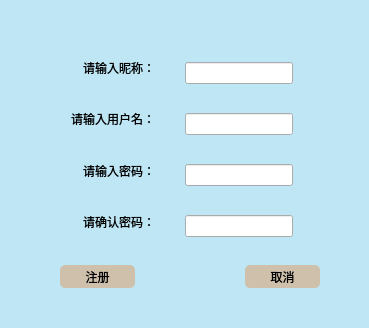
<?xml version="1.0" encoding="UTF-8"?>
<ui version="4.0">
 <class>RegDialog</class>
 <widget class="QDialog" name="RegDialog">
  <property name="geometry">
   <rect>
    <x>0</x>
    <y>0</y>
    <width>369</width>
    <height>328</height>
   </rect>
  </property>
  <property name="windowTitle">
   <string>Dialog</string>
  </property>
  <property name="styleSheet">
   <string notr="true">QLabel,QPushButton{
	font: 10pt &quot;华文中宋&quot;;
	background:
}

QDialog{
	background-color:rgba(135,206,235,80);
}</string>
  </property>
  <widget class="QLineEdit" name="namelineEdit">
   <property name="geometry">
    <rect>
     <x>185</x>
     <y>62</y>
     <width>108</width>
     <height>22</height>
    </rect>
   </property>
  </widget>
  <widget class="QLineEdit" name="newnamelineEdit">
   <property name="geometry">
    <rect>
     <x>185</x>
     <y>113</y>
     <width>108</width>
     <height>22</height>
    </rect>
   </property>
  </widget>
  <widget class="QLineEdit" name="newpwdlineEdit">
   <property name="geometry">
    <rect>
     <x>185</x>
     <y>164</y>
     <width>108</width>
     <height>22</height>
    </rect>
   </property>
  </widget>
  <widget class="QLabel" name="label">
   <property name="geometry">
    <rect>
     <x>55</x>
     <y>58</y>
     <width>100</width>
     <height>20</height>
    </rect>
   </property>
   <property name="text">
    <string>请输入昵称：</string>
   </property>
   <property name="alignment">
    <set>Qt::AlignRight|Qt::AlignTrailing|Qt::AlignVCenter</set>
   </property>
  </widget>
  <widget class="QLabel" name="label_2">
   <property name="geometry">
    <rect>
     <x>55</x>
     <y>109</y>
     <width>100</width>
     <height>20</height>
    </rect>
   </property>
   <property name="text">
    <string>请输入用户名：</string>
   </property>
   <property name="alignment">
    <set>Qt::AlignRight|Qt::AlignTrailing|Qt::AlignVCenter</set>
   </property>
  </widget>
  <widget class="QLabel" name="label_3">
   <property name="geometry">
    <rect>
     <x>55</x>
     <y>161</y>
     <width>100</width>
     <height>20</height>
    </rect>
   </property>
   <property name="text">
    <string>请输入密码：</string>
   </property>
   <property name="alignment">
    <set>Qt::AlignRight|Qt::AlignTrailing|Qt::AlignVCenter</set>
   </property>
  </widget>
  <widget class="QPushButton" name="regokButton">
   <property name="geometry">
    <rect>
     <x>60</x>
     <y>265</y>
     <width>75</width>
     <height>23</height>
    </rect>
   </property>
   <property name="styleSheet">
    <string notr="true">border-radius:5px;
background:rgba(231,123,34,90)</string>
   </property>
   <property name="text">
    <string>注册</string>
   </property>
  </widget>
  <widget class="QPushButton" name="regnotokButton">
   <property name="geometry">
    <rect>
     <x>245</x>
     <y>265</y>
     <width>75</width>
     <height>23</height>
    </rect>
   </property>
   <property name="styleSheet">
    <string notr="true">border-radius:5px;
background:rgba(231,123,34,90)</string>
   </property>
   <property name="text">
    <string>取消</string>
   </property>
  </widget>
  <widget class="QLabel" name="label_4">
   <property name="geometry">
    <rect>
     <x>55</x>
     <y>212</y>
     <width>100</width>
     <height>20</height>
    </rect>
   </property>
   <property name="text">
    <string>请确认密码：</string>
   </property>
   <property name="alignment">
    <set>Qt::AlignRight|Qt::AlignTrailing|Qt::AlignVCenter</set>
   </property>
  </widget>
  <widget class="QLineEdit" name="renewpwdlineEdit">
   <property name="geometry">
    <rect>
     <x>185</x>
     <y>215</y>
     <width>108</width>
     <height>22</height>
    </rect>
   </property>
  </widget>
  <widget class="QPushButton" name="regExitButton">
   <property name="geometry">
    <rect>
     <x>335</x>
     <y>10</y>
     <width>16</width>
     <height>16</height>
    </rect>
   </property>
   <property name="styleSheet">
    <string notr="true">border-radius:5px;
background:url(:/image/icon/cross_15.977464788732px_1153732_easyicon.net.png) no-repeat</string>
   </property>
   <property name="text">
    <string/>
   </property>
  </widget>
  <widget class="QLabel" name="NameLabel">
   <property name="geometry">
    <rect>
     <x>190</x>
     <y>65</y>
     <width>100</width>
     <height>16</height>
    </rect>
   </property>
   <property name="styleSheet">
    <string notr="true">color:rgb(255,0,0)</string>
   </property>
   <property name="text">
    <string/>
   </property>
  </widget>
  <widget class="QLabel" name="userLabel">
   <property name="geometry">
    <rect>
     <x>190</x>
     <y>115</y>
     <width>100</width>
     <height>16</height>
    </rect>
   </property>
   <property name="styleSheet">
    <string notr="true">color:rgb(255,0,0)</string>
   </property>
   <property name="text">
    <string/>
   </property>
  </widget>
 </widget>
 <resources/>
 <connections/>
</ui>
